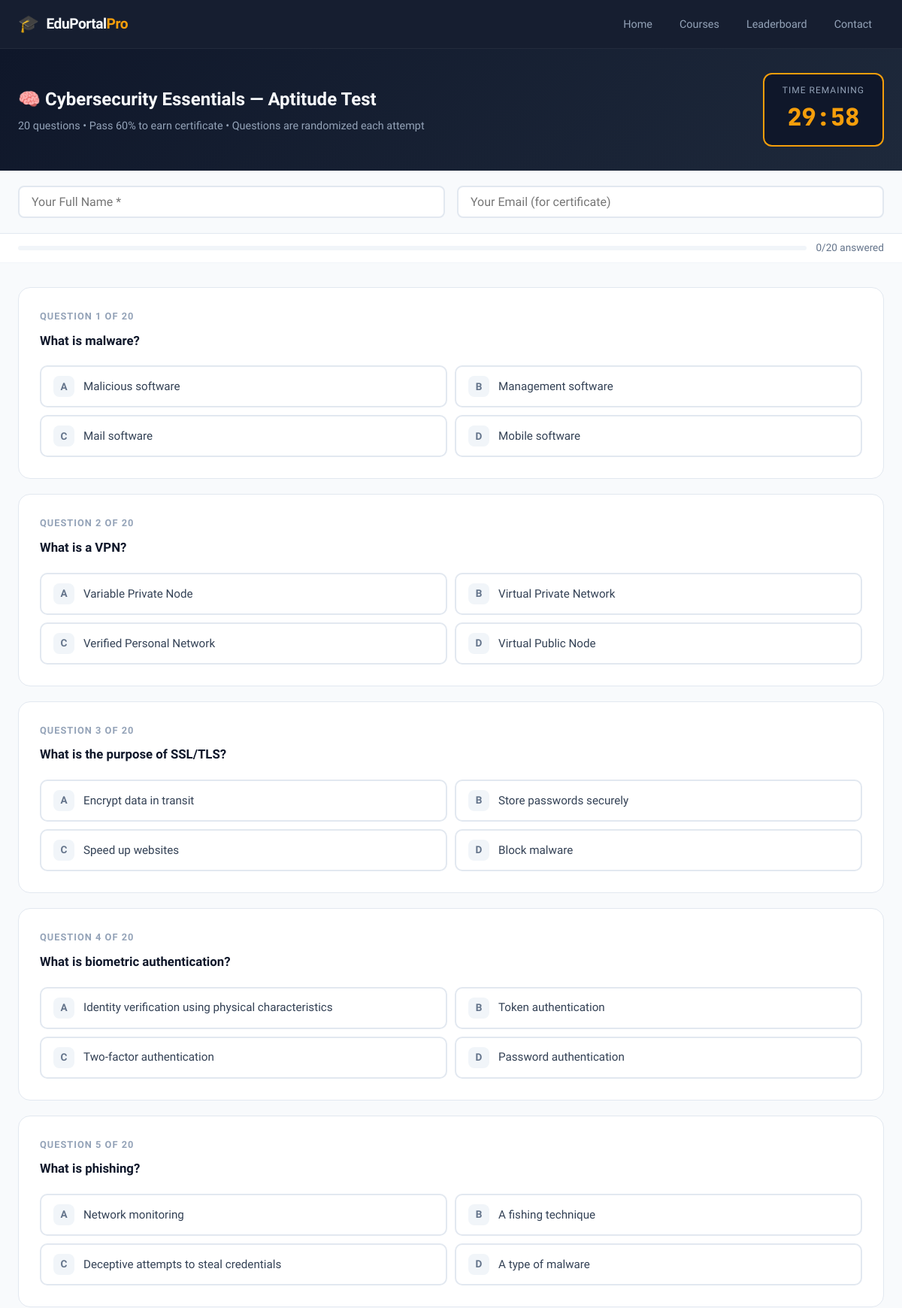
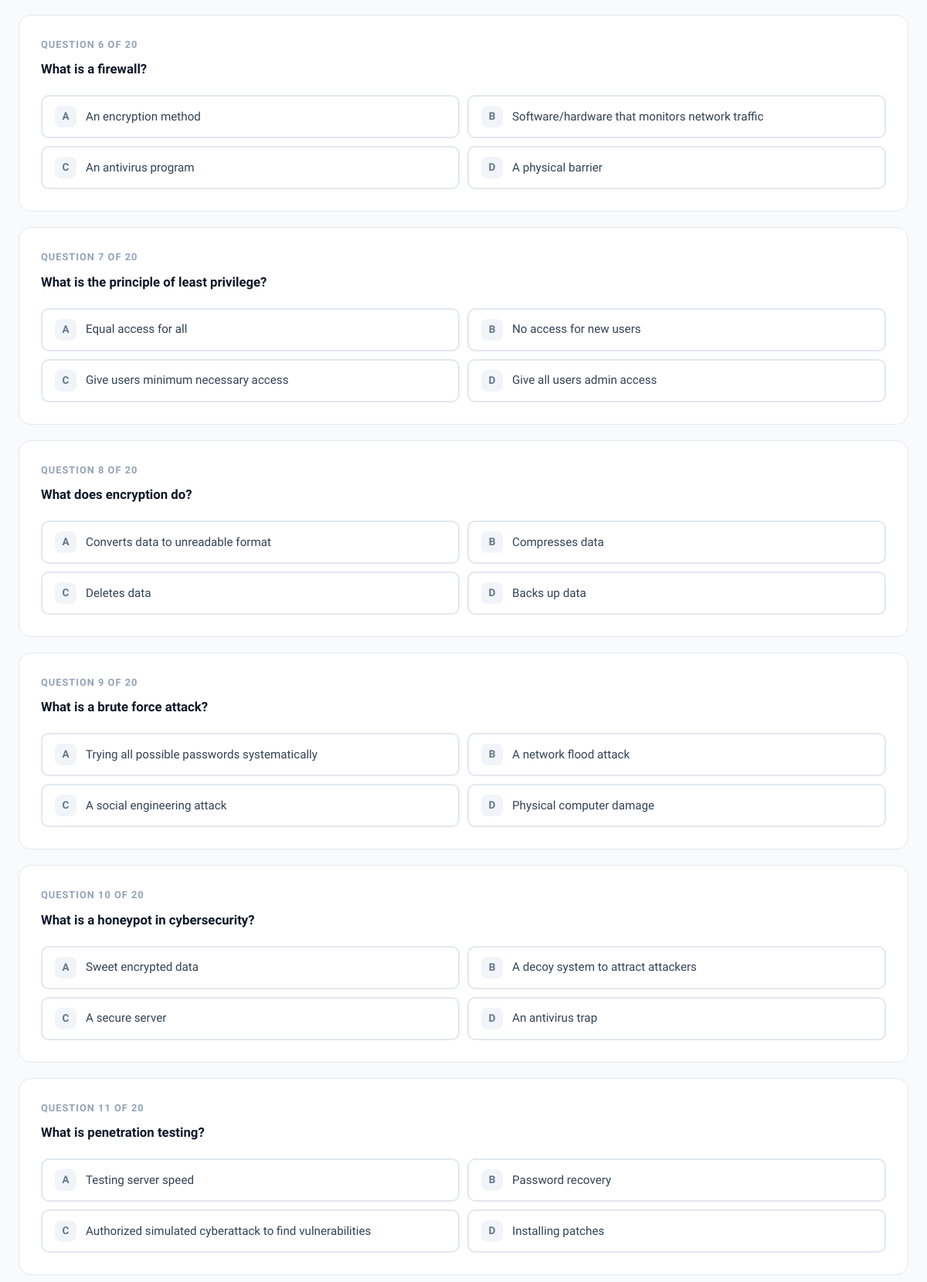
The app's page /courses/4/test/ (upper part) with its own data (2 pictures, top to bottom).
### students/models.py (models this page shows, shortened)
class Course(models.Model):
    title = models.CharField(max_length=200)
    description = models.TextField()
    subject = models.CharField(max_length=100)
    duration = models.CharField(max_length=50, default="4 weeks")
    level = models.CharField(max_length=50, choices=[
        ('Beginner', 'Beginner'),
        ('Intermediate', 'Intermediate'),
        ('Advanced', 'Advanced'),
    ], default='Beginner')
    icon = models.CharField(max_length=10, default='📚')
    color = models.CharField(max_length=30, default='#4f46e5')
    created_at = models.DateTimeField(auto_now_add=True)

class Question(models.Model):
    course = models.ForeignKey(Course, on_delete=models.CASCADE, related_name='questions')
    question_text = models.TextField()
    option_a = models.CharField(max_length=300)
    option_b = models.CharField(max_length=300)
    option_c = models.CharField(max_length=300)
    option_d = models.CharField(max_length=300)
    correct_answer = models.CharField(max_length=1, choices=[
        ('A', 'A'), ('B', 'B'), ('C', 'C'), ('D', 'D')
    ])
    explanation = models.TextField(blank=True)

### students/views.py (the view)
# urls.py: path('courses/<int:course_id>/test/', views.start_test, name='start_test'),
def start_test(request, course_id):
    course = get_object_or_404(Course, id=course_id)
    all_questions = list(course.questions.all())
    if len(all_questions) < 5:
        messages.error(request, "Not enough questions available for this test. Please contact admin.")
        return redirect('course_detail', course_id=course_id)
    count = min(20, len(all_questions))
    selected = random.sample(all_questions, count)
    test_questions = []
    for q in selected:
        options = [
            ('A', q.option_a),
            ('B', q.option_b),
            ('C', q.option_c),
            ('D', q.option_d),
        ]
        random.shuffle(options)
        answer_map = {}
        new_options = {}
        for new_key, (orig_key, text) in zip(['A', 'B', 'C', 'D'], options):
            new_options[new_key] = text
            answer_map[new_key] = orig_key  # maps new position to original option
        correct_new = None
        for nk, ok in answer_map.items():
            if ok == q.correct_answer:
                correct_new = nk
                break
        test_questions.append({
            'id': q.id,
            'text': q.question_text,
            'options': new_options,
            'answer_map': answer_map,
            'correct_shuffled': correct_new,
        })
    request.session['test_course_id'] = course_id
    request.session['test_questions'] = [
        {
            'id': tq['id'],
            'text': tq['text'],
            'options': tq['options'],
            'correct_shuffled': tq['correct_shuffled'],
            'answer_map': tq['answer_map'],
        }
        for tq in test_questions
    ]
    return render(request, 'test.html', {
        'course': course,
        'questions': test_questions,
        'total': count,
    })

### students/templates/test.html (shortened to what this page needs)
{% extends 'base.html' %}
{% block content %}
<div class="test-header">
    <div class="container">
        <div>
            <div class="test-title">🧠 {{ course.title }} — Aptitude Test</div>
            <div class="test-subtitle">{{ total }} questions • Pass 60% to earn certificate • Questions are randomized each attempt</div>
        </div>
        <div class="timer-box">
            <div class="timer-label">Time Remaining</div>
            <div class="timer-display" id="timer">30:00</div>
        </div>
    </div>
</div>
<form method="post" action="{% url 'submit_test' course.id %}" id="testForm">
<div class="student-form-section">
    <div class="container">
        <div class="student-form-inner">
            <input type="text" name="student_name" placeholder="Your Full Name *" required>
            <input type="email" name="student_email" placeholder="Your Email (for certificate)">
        </div>
    </div>
</div>
<div class="progress-bar-wrap">
    <div class="container">
        <div class="progress-bar-inner">
            <div class="prog-bar"><div class="prog-fill" id="progFill" style="width:0%"></div></div>
            <div class="prog-text"><span id="answeredCount">0</span>/{{ total }} answered</div>
        </div>
    </div>
</div>
<section class="questions-section">
    <div class="container">
        {% for q in questions %}
        <div class="question-block" id="qblock_{{ q.id }}">
            <div class="question-num">Question {{ forloop.counter }} of {{ total }}</div>
            <div class="question-text">{{ q.text }}</div>
            <div class="options-grid">
                {% for key, text in q.options.items %}
                <label class="option-label" id="label_{{ q.id }}_{{ key }}" onclick="selectOption(this, '{{ q.id }}', '{{ key }}')">
                    <div class="option-key">{{ key }}</div>
                    <div class="option-text">{{ text }}</div>
                </label>
                {% endfor %}
            </div>
        </div>
        {% endfor %}
    </div>
</section>
</form>
{% endblock %}

### static/css/main.css (style rules this page uses)
*, *::before, *::after { box-sizing: border-box; margin: 0; padding: 0; }
html { scroll-behavior: smooth; }
body { font-family: 'Sora', sans-serif; background: #f8fafc; color: #1e293b; line-height: 1.6; min-height: 100vh; }
:root { --primary: #4f46e5; --primary-dark: #3730a3; --accent: #f59e0b; --surface: #fff; --border: #e2e8f0; --muted: #94a3b8; --text: #0f172a; --radius: 12px; --shadow: 0 4px 24px rgba(0,0,0,0.08); }
.container { max-width: 1200px; margin: 0 auto; padding: 0 24px; }
body { display: flex; flex-direction: column; }

### students/templates/test.html (style rules this page uses)
.test-header { background: linear-gradient(135deg, #0f172a 0%, #1e293b 100%); padding: 32px 0; }
.test-header .container { display:flex; justify-content:space-between; align-items:center; flex-wrap:wrap; gap:16px; }
.test-title { color:#f8fafc; font-size:1.5rem; font-weight:700; }
.test-subtitle { color:#94a3b8; font-size:0.9rem; margin-top:4px; }
.timer-box { background: #0f172a; border: 2px solid #f59e0b; border-radius:12px; padding:12px 24px; text-align:center; }
.timer-label { color:#94a3b8; font-size:0.75rem; text-transform:uppercase; letter-spacing:1px; }
.timer-display { color:#f59e0b; font-size:2rem; font-weight:800; font-family:'JetBrains Mono',monospace; }
.student-form-section { background:#f8fafc; border-bottom:1px solid #e2e8f0; padding:20px 0; }
.student-form-inner { display:flex; gap:16px; flex-wrap:wrap; }
.student-form-inner input { flex:1; min-width:200px; padding:10px 16px; border:2px solid #e2e8f0; border-radius:8px; font-family:inherit; font-size:1rem; }
.questions-section { padding: 32px 0 80px; }
.question-block { background:#fff; border:1px solid #e2e8f0; border-radius:16px; padding:28px; margin-bottom:20px; transition:box-shadow 0.2s; }
.question-num { font-size:0.8rem; font-weight:600; color:#94a3b8; text-transform:uppercase; letter-spacing:1px; margin-bottom:8px; }
.question-text { font-size:1.05rem; font-weight:600; color:#0f172a; margin-bottom:20px; line-height:1.6; }
.options-grid { display:grid; grid-template-columns:1fr 1fr; gap:10px; }
.option-label { display:flex; align-items:center; gap:12px; padding:12px 16px; border:2px solid #e2e8f0; border-radius:10px; cursor:pointer; transition:all 0.2s; }
.option-key { width:28px; height:28px; border-radius:8px; background:#f1f5f9; display:flex; align-items:center; justify-content:center; font-weight:700; font-size:0.85rem; color:#64748b; flex-shrink:0; }
.option-text { font-size:0.95rem; color:#334155; }
.progress-bar-wrap { position:sticky; top:64px; z-index:100; background:#fff; padding:8px 0; border-bottom:1px solid #f1f5f9; }
.progress-bar-inner { display:flex; align-items:center; gap:12px; }
.prog-bar { flex:1; height:6px; background:#f1f5f9; border-radius:4px; overflow:hidden; }
.prog-text { font-size:0.85rem; color:#64748b; white-space:nowrap; }

### records on screen
Course: title "Cybersecurity Essentials"
Question: text "What is malware?", options "Malicious software" "Management software" "Mail software" "Mobile software"
Question: text "What is a VPN?", options "Variable Private Node" "Virtual Private Network" "Verified Personal Network" "Virtual Public Node"
Question: text "What is the purpose of SSL/TLS?", options "Encrypt data in transit" "Store passwords securely" "Speed up websites" "Block malware"
Question: text "What is biometric authentication?", options "Identity verification using physical characteristics" "Token authentication" "Two-factor authentication" "Password authentication"
Question: text "What is phishing?", options "Network monitoring" "A fishing technique" "Deceptive attempts to steal credentials" "A type of malware"
Question: text "What is a firewall?", options "An encryption method" "Software/hardware that monitors network traffic" "An antivirus program" "A physical barrier"
Question: text "What is the principle of least privilege?", options "Equal access for all" "No access for new users" "Give users minimum necessary access" "Give all users admin access"
Question: text "What does encryption do?", options "Converts data to unreadable format" "Compresses data" "Deletes data" "Backs up data"
Question: text "What is a brute force attack?", options "Trying all possible passwords systematically" "A network flood attack" "A social engineering attack" "Physical computer damage"
Question: text "What is a honeypot in cybersecurity?", options "Sweet encrypted data" "A decoy system to attract attackers" "A secure server" "An antivirus trap"
Question: text "What is penetration testing?", options "Testing server speed" "Password recovery" "Authorized simulated cyberattack to find vulnerabilities" "Installing patches"

### other values on screen
{{ total }} "20"
{{ total }} "20" "20" "20" "20" "20" "20" "20" "20" "20" "20" "20"
{{ key }} "A" "B" "C" "D" "A" "B" "C" "D" "A" "B" "C" "D" "A" "B" "C" "D" "A" "B" "C" "D" "A" "B" "C" "D" "A" "B" "C" "D" "A" "B" "C" "D" "A" "B" "C" "D" "A" "B" "C" "D" "A" "B" "C" "D"
